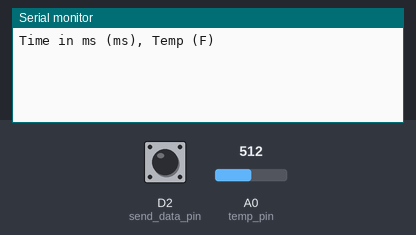
Bench run of a sketch on a simulated Arduino Uno R4 WiFi. Shown: the last lines printed to the serial monitor. The test bench sets the inputs (shaded band); at power-on: D2 (send_data_pin) HIGH, A0 (temp_pin) = 512.

Above: at 18.0 s.
18.1 s: D2 (send_data_pin) pulled LOW for 3 s
At 18.5 s:
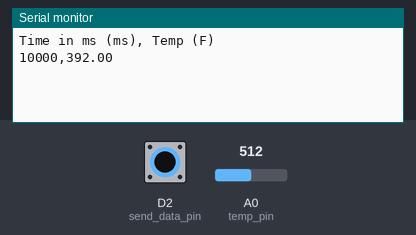
33.0 s: D2 (send_data_pin) pulled LOW for 3 s
At 33.5 s:
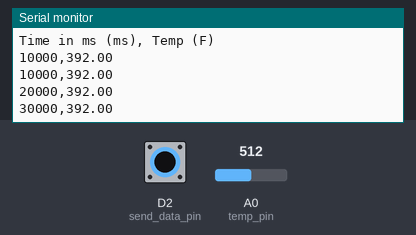
Timing chart, 0 to 36.0 s (numbered marks = the images above; inputs shaded):
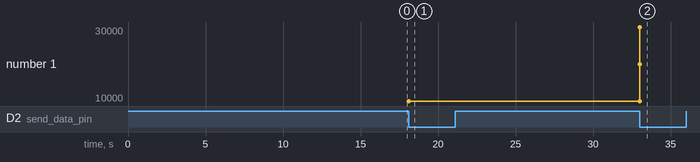

Measured:
- after the input at 18.1 s, the serial monitor: prints a new line at once (image 1)
- after the input at 33.0 s, the serial monitor: prints a new line at once (image 2)
- plotted number 1: 10000 → 30000 after the input at 33.0 s

The sketch:

assignment_2.ino
```cpp
#include "FspTimer.h"
#include "temp_sense.h"

// Timer
FspTimer temp_timer;

// Analog input pin
int temp_pin = A0;
int send_data_pin = 2;

// Refernce voltage (V)
float v_ref = 5;

// Rate of the timer interrupt (Hz)
float rate = 1;


// Stores temperture and time into arrays to later be sent over serial
float volatile tempF[1000];
unsigned long volatile msec[1000];
int idx = 0;

// Count for 10s delay
int count = 0;

// Flag for sending data
bool sendData = false;

// Debounce parameters for button
unsigned long debounceTime = 0;
unsigned long debounceDelay = 500;

// Temp_sense object
Temp_Sense temp = Temp_Sense(temp_pin, v_ref);

/*
temp_timer_callback

Callback function of temp_timer.
Runs readTemp() function.
*/
void temp_timer_callback(timer_callback_args_t __attribute((unused)) *p_args) {
  count++;

  // Timer callback is called every 1s, ensures data is recorded every 10s
  // Arduino does not seem to be able to have timer interrupts at 0.1 hz natively
  if (count % 10 == 0) {
    if (idx < 1000) {
      tempF[idx] = temp.readTemp();
      msec[idx] = millis();

      idx++;

      // resets count
      count = 0;
    }
  }
}

/*
send_data_ISR

Send data button interrupt.
Sets sendData to true if button has been pressed. Includes debounce protection.
*/
void send_data_ISR() {
  if ((millis() - debounceTime) > debounceDelay) {
    sendData = true;
  }
}

/*
beginTimer
from: https://www.pschatzmann.ch/home/2023/07/01/under-the-hood-arduino-uno-r4-timers/

Function to set up the timer.
*/
bool beginTimer(float rate) {
  uint8_t timer_type = AGT_TIMER;
  int8_t t_index = FspTimer::get_available_timer(timer_type);

  if (t_index < 0) {
    t_index = FspTimer::get_available_timer(timer_type, true);
  }
  if (t_index < 0) {
    return false;
  }

  if (!temp_timer.begin(TIMER_MODE_PERIODIC, timer_type, t_index, rate, 0.0f, temp_timer_callback)) {
    return false;
  }

  if (!temp_timer.setup_overflow_irq()) {
    return false;
  }

  if (!temp_timer.open()) {
    return false;
  }

  if (!temp_timer.start()) {
    return false;
  }

  return true;
}

void setup() {
  // Opens Serial on 9600 baud rate
  Serial.begin(9600);

  // Sets pin temp_pin to an input
  pinMode(temp_pin, INPUT);

  // Sets send_data_pin to a input pullup and attaches a falling edge interrupt to it.
  pinMode(send_data_pin, INPUT_PULLUP);
  attachInterrupt(digitalPinToInterrupt(send_data_pin), send_data_ISR, FALLING);

  // Setsup and begins timer
  beginTimer(rate);

  // Print a CSV Header
  Serial.println("Time in ms (ms), Temp (F)");

}

void loop() {
  // Checks if sendData flag is true
  if (sendData == true){
    // Dumps collected data over serial
    for (int i = 0; i < sizeof(tempF); i++) {
      if (msec[i] != 0){
        Serial.print(msec[i]);
        Serial.print(",");
        Serial.println(tempF[i]);
      }
      else {
        break;
      }
    }

    // Resets sendData flag
    sendData = false;
  }
}
```

temp_sense.cpp
```cpp
#include "Arduino.h"
#include "Temp_Sense.h"

/*
Constructor for Temp_Sense

param : pin         Input pin
param : v_ref_in    Refernce voltage of Arduino (V)
*/
Temp_Sense::Temp_Sense(int pin_in, float v_ref_in) {
	pin = pin_in;
  v_ref = v_ref_in;
}

/*
Temp_Sense::mv_conv

Converts analog input of Arduino into milivolt reading

return  :   float mv, Analog voltage of input (mV)
*/
float Temp_Sense::mv_conv() {
    int a = analogRead(pin);
    float mv = a * (v_ref * 1000/1024.0);

    return mv;
}

/*
Temp_Sense::c_conv

Converts voltage of input into a temperature

param   :   float mv, Analog voltage (mV)
return  :   float c, Temperature (C)
*/
float Temp_Sense::c_conv(float mv) {
    float c = (mv - 500)/10;

    return c;
}

/*
Temp_Sense::f_conv

Converts temperature in Celcius into temperature in Farenheit

param   :   float c, Temperature (C)
return  :   float f, Temperature (F)
*/
float Temp_Sense::f_conv(float c) {
    float f = (c * 9/5.0) + 32;

    return f;
}

/*
Temp_Sense::readTemp

Converts analog input of Arduino into temperature in Farenheit

return  :  float f, Temperature (F)
*/
float Temp_Sense::readTemp() {
    float mv = mv_conv();
    float c = c_conv(mv);
    float f = f_conv(c);

    return f;
}
```

temp_sense.h
```cpp
#ifndef Temp_Sense_h
#define Temp_Sense_h

#include "Arduino.h"

class Temp_Sense
{
	public:
		Temp_Sense(int pin_in, float v_ref_in);
		float mv_conv();
		float c_conv(float mv);
		float f_conv(float c);
    float readTemp();
	private:
		int pin;
    float v_ref;
};

#endif
```
